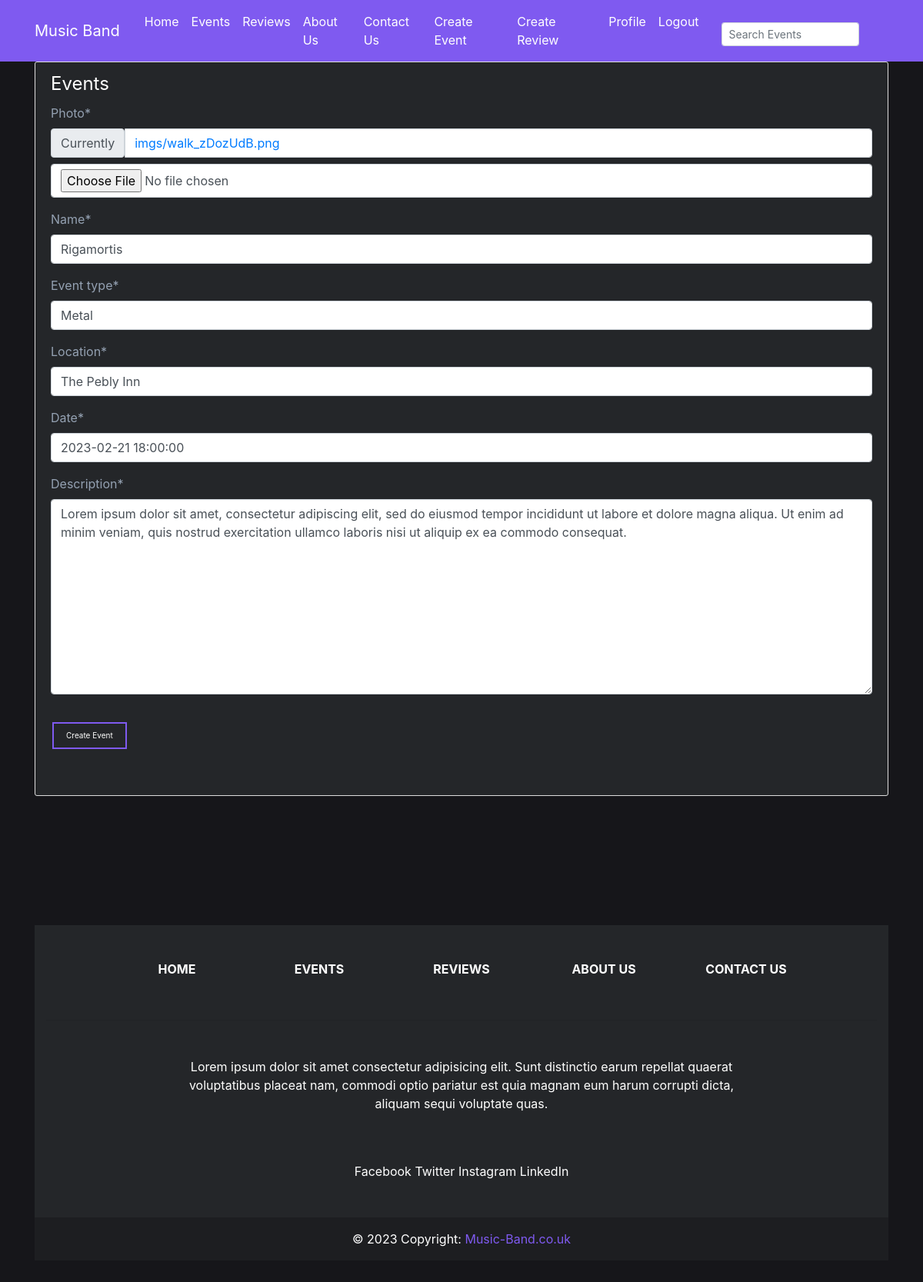
The app's page /events/7/update/ (signed in) with its own data.
### events/models.py (models this page shows, shortened)
class Event(models.Model):
    name = models.CharField(max_length=100)
    event_type = models.CharField(max_length=50)
    location = models.CharField(max_length=100)
    date = models.DateTimeField()
    description = models.TextField()
    photo = models.ImageField(upload_to='imgs')

### events/views.py (the view, shortened to what this page needs)
# urls.py: path('events/<int:pk>/update/', EventsUpdateView.as_view(), name='event-update'), # 'events/<int:pk>/update/' maps to the event update page
class EventsUpdateView(LoginRequiredMixin, UserPassesTestMixin, UpdateView): # LoginRequiredMixin is used to prevent users from updating events without logging in
    model = Event # Tells the view which model to query
    fields = ['photo', 'name', 'event_type', 'location', 'date', 'description'] # fields that will be displayed in the form
    def test_func(self):
        if self.request.user.username == 'admin':
            return True
        return False

### events/templates/events/event_form.html (shortened to what this page needs)
{% extends "events/base.html" %}
{% load crispy_forms_tags %}
{% block content %}
    <div class="content-section">
        <form method="POST" enctype="multipart/form-data">
                <fieldset class="form-group">
                    <legend style="color:#fffffe;">Events</legend>
                    {{ form|crispy }}
                </fieldset>
            <div class="form-group">
                <button type="submit" class="pagination-button">Create Event</button>
            </div>
        </form>
    </div>
{% endblock content %}

### events/static/events/main.css (style rules this page uses)
body { background: #16161a; color: #333333; margin-top: 5rem; }
.content-section { background: #242629; padding: 10px 20px; border: 1px solid #dddddd; border-radius: 3px; margin-bottom: 20px; padding-bottom: 40px; }
.form-group { color: #94a1b2; align-items: center; }
.pagination-button { background-color: #242629; color: #fffffe; border: 2px solid #7f5af0; padding: 8px 16px; text-align: center; text-decoration: none; display: inline-block; font-size: 10px; margin: 4px 2px; transition-duration: 0.4s; cursor: pointer; }

### records on screen
Event: name "Rigamortis", event_type "Metal", location "The Pebly Inn", date "2023-02-21 18:00:00", description "Lorem ipsum dolor sit amet, consectetur adipiscing elit, sed do eiusmod tempor incididunt ut labore et dolore magna aliqua. Ut enim ad minim veniam, quis nostrud exercitation ullamco laboris nisi ut aliquip ex ea commodo consequat."
